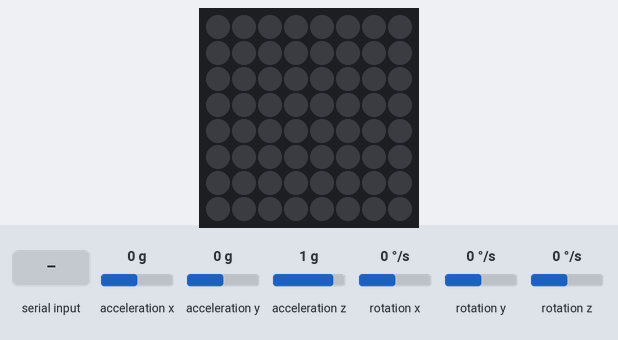
The sketch below on a simulated Arduino Uno, built with avr-gcc and run on an emulated ATmega328P. Parts: 8×8 RGB LED matrix (first LED top left, wired row by row). The test bench sets the inputs (shaded band); at power-on: acceleration x 0 g, acceleration y 0 g, acceleration z 1 g, rotation x 0 °/s, rotation y 0 °/s, rotation z 0 °/s. What the sketch prints to the serial monitor is not drawn.

Above: at 1.2 s.
1.3 s: "1" received over Serial
At 2.46 s:
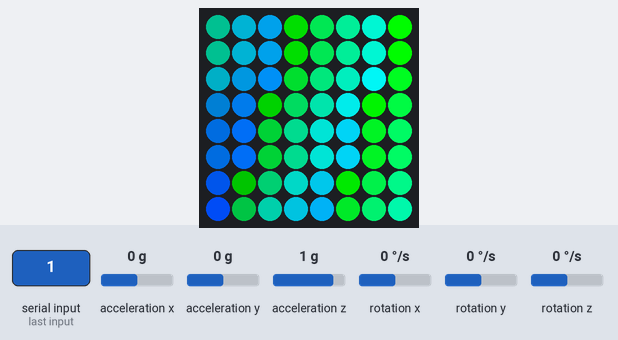
At 3.69 s:
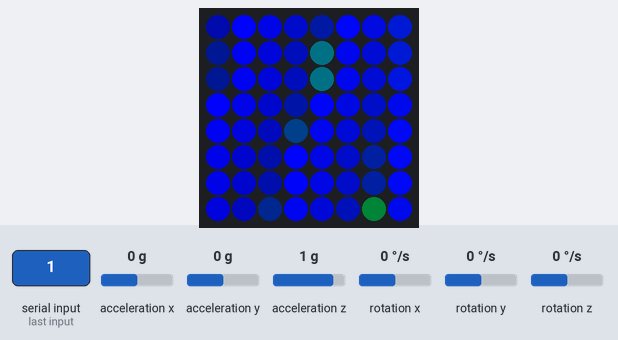
Timing chart, 0 to 5.2 s (numbered marks = the images above; inputs shaded):
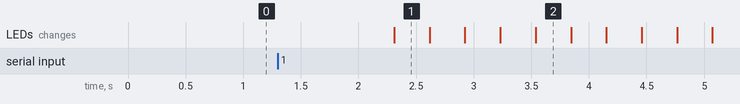

Measured:
- after the input at 1.3 s, the LEDs: change after 1.0 s (image 1)

The sketch:

generator.ino
```cpp
#include <Wire.h>
#include <Adafruit_NeoPixel.h>
#include <Adafruit_NeoMatrix.h>
#include <MPU6050.h>

// Pin configuration
#define MATRIX_PIN 6  // WS2812 DIN connected to GPIO5
#define MATRIX_WIDTH 8
#define MATRIX_HEIGHT 8

// Initialize objects
MPU6050 mpu;
//Adafruit_NeoPixel matrix = Adafruit_NeoPixel(MATRIX_WIDTH * MATRIX_HEIGHT, MATRIX_PIN, NEO_GRB + NEO_KHZ800);
Adafruit_NeoMatrix matrix = Adafruit_NeoMatrix(8, 8, MATRIX_PIN,
                           NEO_MATRIX_RIGHT + NEO_MATRIX_LEFT + NEO_MATRIX_COLUMNS + NEO_MATRIX_PROGRESSIVE,
                           NEO_GRB + NEO_KHZ800);

// Variables for shake detection
const float shakeThreshold = 2.5;  // Adjust based on sensitivity
long lastShakeTime = 0;
const int debounceTime = 2000;  // Time in ms

void setup() {
  Serial.begin(9600);

  // Initialize MPU6050
  Wire.begin();
  mpu.initialize();
  if (mpu.testConnection()) {
    Serial.println("MPU6050 connected!");
  } else {
    Serial.println("Failed to connect to MPU6050!");
    while (1);
  }

  // Initialize WS2812 matrix
  matrix.begin();
  matrix.setTextColor(matrix.Color(128, 0, 0));
  matrix.setTextWrap(false);
  matrix.show();  // Clear matrix
}


void loop() {
  // Read accelerometer data
  int16_t ax, ay, az;
  mpu.getAcceleration(&ax, &ay, &az);

  // Normalize acceleration to Gs
  float gX = ax / 16384.0;
  float gY = ay / 16384.0;
  float gZ = az / 16384.0;

  // Map accelerometer values to matrix indices
  int x = map(gX * 10, -10, 10, 0, MATRIX_WIDTH - 1);
  int y = map(gY * 10, -10, 10, 0, MATRIX_HEIGHT - 1);

  // Ensure values are within bounds
  x = constrain(x, 0, MATRIX_WIDTH - 1);
  y = constrain(y, 0, MATRIX_HEIGHT - 1);

  // Display dot on the matrix
  //matrix.clear();
  //matrix.setPixelColor(x + y * MATRIX_WIDTH, matrix.Color(0, 0, 255));  // Blue dot
  matrix.show();

    if(Serial.available() > 0)
    {
        String receiveVal = Serial.readString();
        //Serial.println(receiveVal);
        matrix.fillScreen(0);
        matrix.setCursor(8, 0);
        printText(receiveVal, 100);
       //matrix.setPixelColor(receiveVal.toInt(), matrix.Color(128, 0, 0));
        matrix.show();
    }

  // Detect shake
  float magnitude = sqrt(gX * gX + gY * gY + gZ * gZ);
  if (magnitude > shakeThreshold) {
    long currentTime = millis();
    if (currentTime - lastShakeTime > debounceTime) {
      triggerShakeEffect();
      lastShakeTime = currentTime;
    }
  }

  delay(50);
}

// Shake effect: Rainbow animation
void triggerShakeEffect() {
  Serial.print("1");
  delay(10);
  Serial.print("0");
}

// Generate rainbow colors across 0-255 positions
uint32_t Wheel(byte WheelPos) {
  WheelPos = 255 - WheelPos;
  if (WheelPos < 85) {
    return matrix.Color(255 - WheelPos * 3, 0, WheelPos * 3);
  } else if (WheelPos < 170) {
    WheelPos -= 85;
    return matrix.Color(0, WheelPos * 3, 255 - WheelPos * 3);
  } else {
    WheelPos -= 170;
    return matrix.Color(WheelPos * 3, 255 - WheelPos * 3, 0);
  }
}

void printText(String txt, int sped) {
  for (int j = 0; j < 256; j++) {
    for (int i = 0; i < matrix.numPixels(); i++) {
      matrix.setPixelColor(i, Wheel((i + j) & 255));
    }
    matrix.show();
    delay(10);
  }

  int textPos = MATRIX_WIDTH;
  matrix.fillScreen(0);

  int16_t textWidth = 6 * strlen(txt.c_str());

  while(textPos > -textWidth) {
    textPos--;
    matrix.fillScreen(0);
    matrix.setCursor(textPos, 0);
    matrix.print(txt);
    matrix.show();
    delay(sped);
  }
}
```
